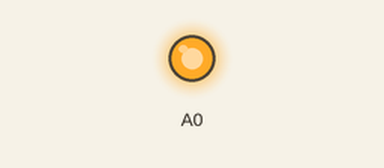
A sketch run on a simulated Arduino Uno, built with avr-gcc and run on an emulated ATmega328P. Shown: output pins drawn as LEDs (lit = HIGH).

Above: at 1.0 s.
At 4.0 s:
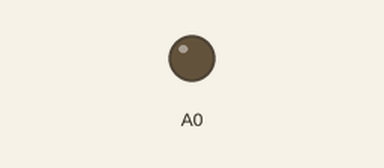
Timing chart, 0 to 7.8 s (numbered marks = the images above):
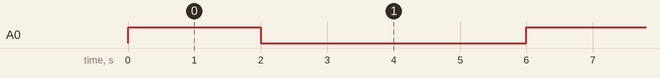

Measured:
- by itself, A0: alternates HIGH for 2.0 s and LOW for 4.0 s

The sketch:

sketch_mar08a.ino
```cpp
void setup() {
  // put your setup code here, to run once:

}

void loop() {
  // put your main code here, to run repeatedly:
pinMode(A0, OUTPUT);
digitalWrite(A0, HIGH);
delay(2000);
digitalWrite(A0, LOW);
delay(2000);
pinMode(A0, INPUT);
delay(2000);
}
```
